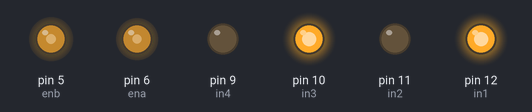
Bench run of a sketch on a simulated Arduino Uno, built with avr-gcc and run on an emulated ATmega328P. On the bench: output pins drawn as LEDs (lit = HIGH).

Above: at 0.1 s.
Timing chart, 0 to 1.6 s (numbered marks = the images above):
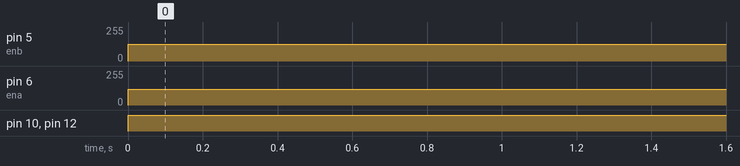

Measured:
- by itself, pin 5 (enb): 0/255 → 127/255 at 0.00 s
- by itself, pin 6 (ena): 0/255 → 120/255 at 0.00 s
- by itself, pin 10 (in3), pin 12 (in1): LOW → HIGH at 0.00 s

The sketch:

Magnus_Effect_Boat.ino
```cpp
/*
By Josh Canlas

*/
int enb = 5;
int in4 = 9;
int in3 = 10;
int in2 = 11;
int in1 = 12;
int ena = 6;

void setup() {
  pinMode(enb, OUTPUT);
  pinMode(in4, OUTPUT);
  pinMode(in3, OUTPUT);
  pinMode(in2, OUTPUT);
  pinMode(in1, OUTPUT);
  pinMode(ena, OUTPUT);
}

void loop() {
  digitalWrite(in1,HIGH);
  digitalWrite(in2,LOW);
  digitalWrite(in3, HIGH);
  digitalWrite(in4, LOW);
  analogWrite(ena,120);
  analogWrite(enb,127);
}
```
